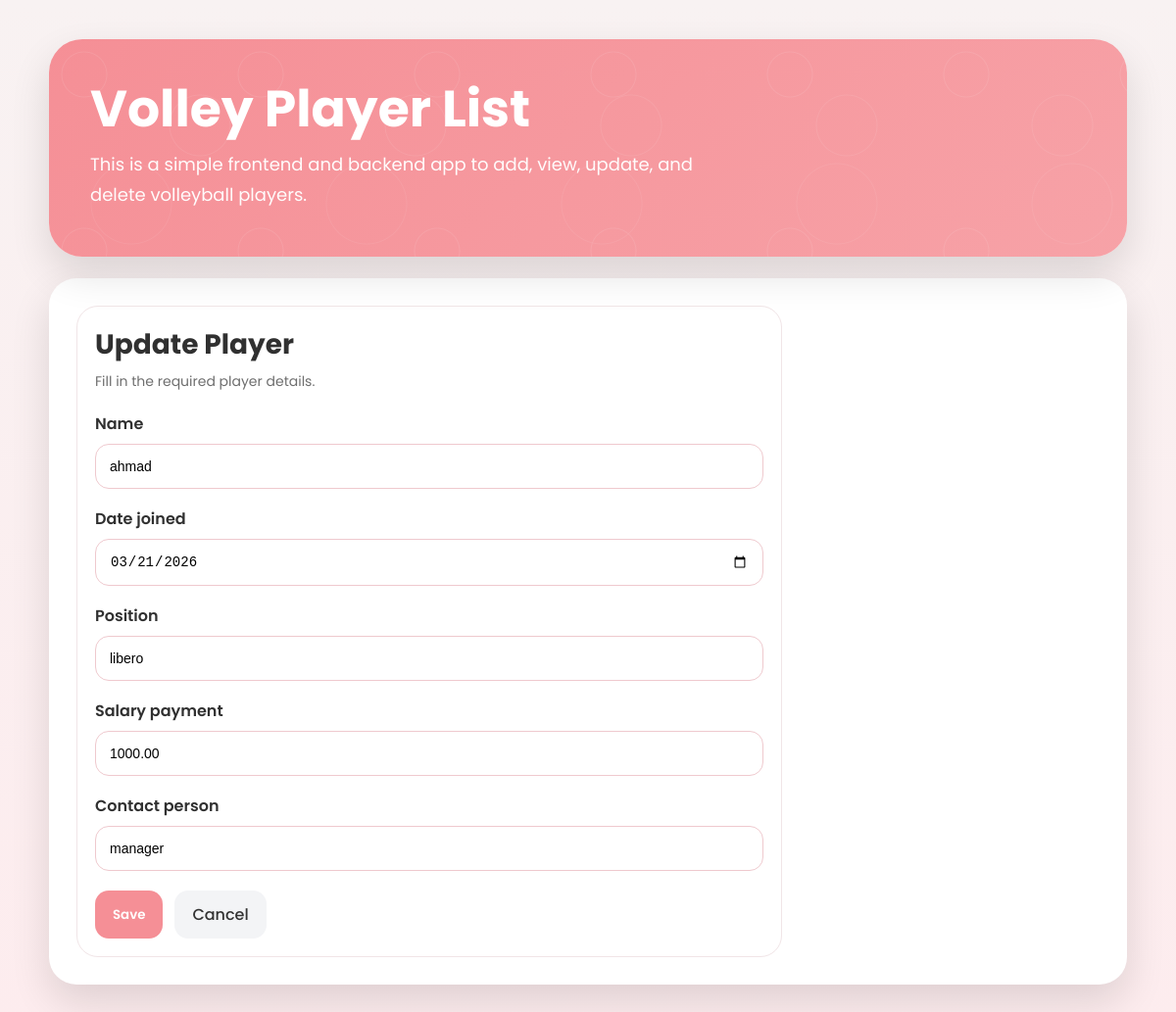
The app's page /update/2/ with its own data.
### players/models.py (models this page shows, shortened)
class VoleyPlayer(models.Model):
    name = models.CharField(max_length=100)
    date_joined = models.DateField()
    position = models.CharField(max_length=50)
    salary_payment = models.DecimalField(max_digits=10, decimal_places=2)
    contact_person = models.CharField(max_length=100)

### players/views.py (the view)
# urls.py: path('update/<int:pk>/', views.player_update, name='player_update'),
def player_update(request, pk):
    player = get_object_or_404(VoleyPlayer, pk=pk)
    if request.method == 'POST':
        form = VoleyPlayerForm(request.POST, instance=player)
        if form.is_valid():
            try:
                form.save()
                messages.success(request, 'Player updated successfully.')
                return redirect('player_list')
            except DatabaseError:
                messages.error(request, 'A database error happened while updating the player.')
            except Exception:
                messages.error(request, 'An unexpected error happened while updating the player.')
        else:
            messages.error(request, 'Please fix the errors below.')
    else:
        form = VoleyPlayerForm(instance=player)
    return render(request, 'players/player_form.html', {'form': form, 'title': 'Update Player'})

### players/forms.py (shortened to what this page needs)
class VoleyPlayerForm(forms.ModelForm):
    class Meta:
        model = VoleyPlayer
        fields = ['name', 'date_joined', 'position', 'salary_payment', 'contact_person']
        widgets = {
            'name': forms.TextInput(attrs={'class': 'form-control', 'placeholder': 'Enter player name'}),
            'date_joined': forms.DateInput(attrs={'type': 'date', 'class': 'form-control'}),
            'position': forms.TextInput(attrs={'class': 'form-control', 'placeholder': 'Setter / Libero / Spiker...'}),
            'salary_payment': forms.NumberInput(attrs={'class': 'form-control', 'placeholder': 'Enter amount'}),
            'contact_person': forms.TextInput(attrs={'class': 'form-control', 'placeholder': 'Coach / Manager / Parent'}),
        }

### players/templates/players/player_form.html (shortened to what this page needs)
{% extends 'players/base.html' %}
{% block content %}
<div class="form-card narrow-card">
    <div class="section-header single">
        <div>
            <h2>{{ title }}</h2>
            <p class="muted-text">Fill in the required player details.</p>
        </div>
    </div>
    <form method="post" novalidate>
        {% for field in form %}
            <div class="form-group">
                <label for="{{ field.id_for_label }}">{{ field.label }}</label>
                {{ field }}
            </div>
        {% endfor %}
        <div class="button-row">
            <button type="submit" class="primary-btn">Save</button>
            <a href="{% url 'player_list' %}" class="secondary-btn">Cancel</a>
        </div>
    </form>
</div>
{% endblock %}

### players/static/players/style.css (style rules this page uses)
:root { --main: #f58f96; --main-dark: #eb737f; --soft: #fff6f7; --text: #303030; --muted: #6f6f6f; --white: #ffffff; --danger: #dd5c6c; --shadow: 0 18px 40px rgba(0, 0, 0, 0.12); }
* { box-sizing: border-box; }
body { margin: 0; font-family: 'Poppins', sans-serif; color: var(--text); min-height: 100vh; background: linear-gradient(180deg, #f8f2f2 0%, #fdecee 100%); }
.section-header { display: flex; justify-content: space-between; align-items: center; gap: 16px; margin-bottom: 20px; }
.section-header.single { justify-content: flex-start; }
.section-header h2 { margin: 0; font-size: 28px; }
.muted-text { margin: 6px 0 0; color: var(--muted); font-size: 14px; }
.primary-btn, .secondary-btn, .danger-btn, .small-btn { text-decoration: none; border: none; cursor: pointer; border-radius: 14px; font-family: inherit; transition: 0.2s ease; }
.primary-btn { background: var(--main); color: white; padding: 12px 18px; font-weight: 600; }
.secondary-btn { display: inline-flex; align-items: center; justify-content: center; background: #f3f4f6; color: #333; padding: 12px 18px; font-weight: 500; }
.table-card, .form-card { background: var(--white); border: 1px solid #f1e5e7; border-radius: 22px; padding: 18px; }
.narrow-card { max-width: 720px; }
.form-group { margin-bottom: 18px; }
.form-group label { display: block; margin-bottom: 8px; font-weight: 600; }
.form-control { width: 100%; padding: 14px 14px; border: 1px solid #efc9ce; border-radius: 14px; font-size: 14px; outline: none; }
.button-row { display: flex; gap: 12px; flex-wrap: wrap; margin-top: 20px; }

### records on screen
VoleyPlayer: form "ahmad" "03/21/2026" "libero" "1000.00" "manager"

### other values on screen
{{ title }} "Update Player"
{{ field.label }} "Name" "Date joined" "Position" "Salary payment" "Contact person"
